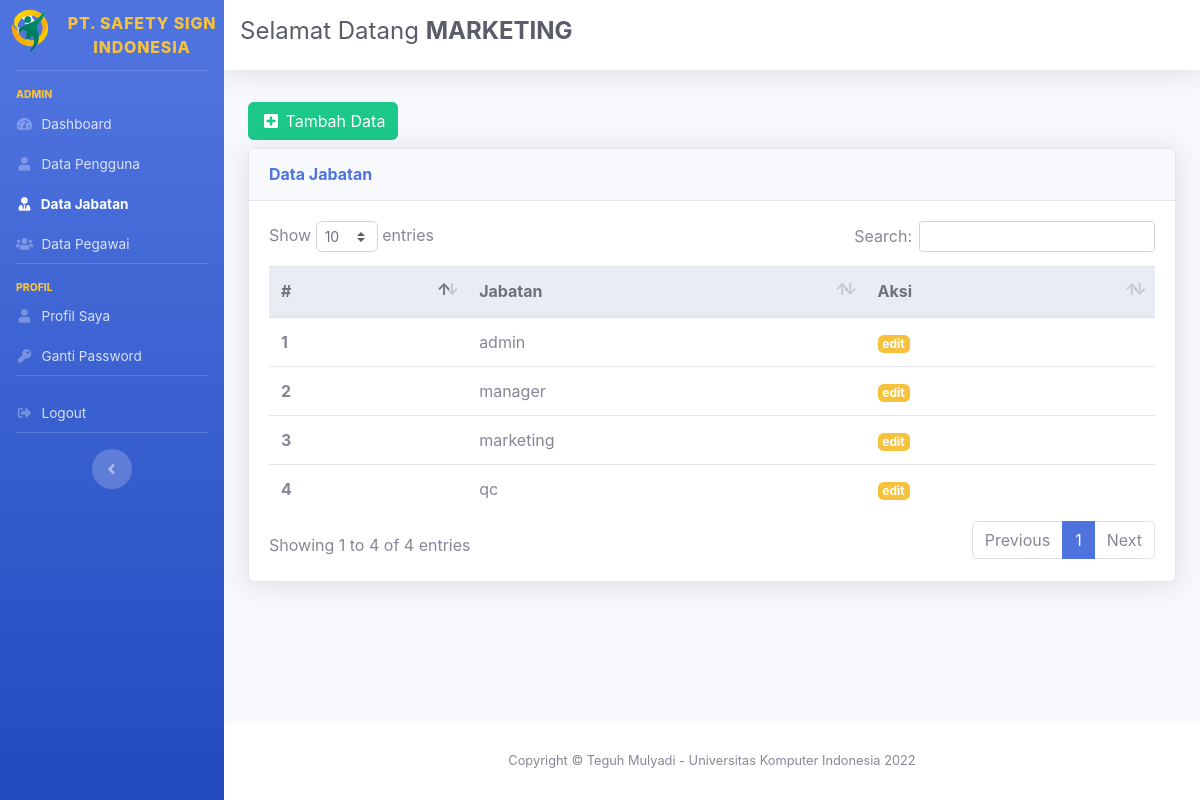
Page /admin/index.php?menu=jabatan&action=tampil (signed in) on the committed database.
### tables this page shows
CREATE TABLE `tbl_jabatan` (
  `id` int(11) NOT NULL,
  `nama_jabatan` varchar(50) NOT NULL
);

### admin/tampil_data_role.php (the view)
<?php
include 'config.php';
$sql = "SELECT * FROM tbl_jabatan";
$hasil = mysqli_query($con, $sql);
?>
<a href="?menu=jabatan&action=tambah" class="btn btn-success my-2">
    <i class="fas fa-fw fa-plus-square"></i>
    <span>Tambah Data</span>
</a>
<div class="card shadow mb-4">
    <div class="card-header py-3">
        <h6 class="m-0 font-weight-bold text-primary">Data Jabatan</h6>
    </div>
    <div class="card-body">
        <div class="table-responsive">
            <table class="table table-hover" id="dataTable" width="100%" cellspacing="0">
                <thead class="thead-light">
                    <tr>
                        <th>#</th>
                        <th>Jabatan</th>
                        <th>Aksi</th>
                    </tr>
                </thead>
                <tbody>
                    <?php
                    $i = 1;
                    while ($row = mysqli_fetch_assoc($hasil)) {
                    ?>
                        <tr>
                            <th scope="row"><?= $i++ ?></th>
                            <td><?= $row['nama_jabatan']; ?></td>
                            <td>
                                <a href="?menu=jabatan&action=edit&id=<?= $row['id_jabatan'] ?>" class="badge badge-warning">edit</a>
                            </td>
                        </tr>
                    <?php }
                    ?>
                </tbody>
            </table>
        </div>
    </div>
</div>

### rows in the picture
tbl_jabatan: nama_jabatan "admin"
tbl_jabatan: nama_jabatan "manager"
tbl_jabatan: nama_jabatan "marketing"
tbl_jabatan: nama_jabatan "qc"

### other values in the picture
$_SESSION['admin'] "MARKETING"
